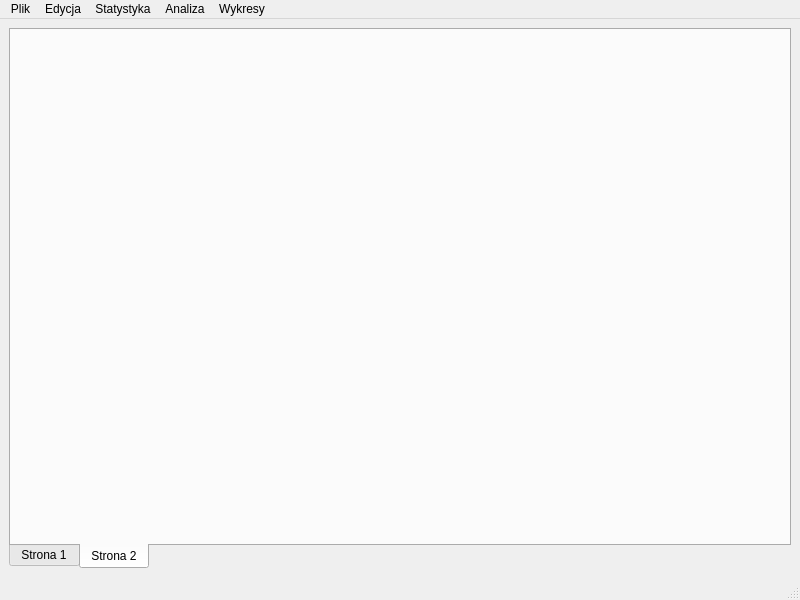
<?xml version="1.0" encoding="UTF-8"?>
<ui version="4.0">
 <class>MainWindow_data_analysis</class>
 <widget class="QMainWindow" name="MainWindow_data_analysis">
  <property name="windowModality">
   <enum>Qt::ApplicationModal</enum>
  </property>
  <property name="geometry">
   <rect>
    <x>0</x>
    <y>0</y>
    <width>800</width>
    <height>600</height>
   </rect>
  </property>
  <property name="minimumSize">
   <size>
    <width>800</width>
    <height>600</height>
   </size>
  </property>
  <property name="windowTitle">
   <string>Analizuj dane</string>
  </property>
  <property name="windowIcon">
   <iconset resource="../images/app-icon/app-icon.qrc">
    <normaloff>:/images/app-icon/dex-icon-512x512.png</normaloff>:/images/app-icon/dex-icon-512x512.png</iconset>
  </property>
  <widget class="QWidget" name="centralwidget">
   <layout class="QVBoxLayout" name="verticalLayout">
    <item>
     <widget class="QTabWidget" name="tabWidget">
      <property name="tabPosition">
       <enum>QTabWidget::South</enum>
      </property>
      <property name="currentIndex">
       <number>1</number>
      </property>
      <widget class="QWidget" name="tab">
       <attribute name="title">
        <string>Strona 1</string>
       </attribute>
      </widget>
      <widget class="QWidget" name="tab_2">
       <attribute name="title">
        <string>Strona 2</string>
       </attribute>
      </widget>
     </widget>
    </item>
   </layout>
  </widget>
  <widget class="QMenuBar" name="menubar">
   <property name="geometry">
    <rect>
     <x>0</x>
     <y>0</y>
     <width>800</width>
     <height>22</height>
    </rect>
   </property>
   <widget class="QMenu" name="menuPlik">
    <property name="title">
     <string>Plik</string>
    </property>
    <addaction name="actionZapisz"/>
    <addaction name="separator"/>
    <addaction name="actionWyjd"/>
   </widget>
   <widget class="QMenu" name="menuEdycja">
    <property name="title">
     <string>Edycja</string>
    </property>
    <addaction name="actionCofnij"/>
    <addaction name="actionPon_w"/>
   </widget>
   <widget class="QMenu" name="menuAnaliza_statystyczna">
    <property name="title">
     <string>Statystyka</string>
    </property>
   </widget>
   <widget class="QMenu" name="menuAnaliza">
    <property name="title">
     <string>Analiza</string>
    </property>
   </widget>
   <widget class="QMenu" name="menuWykres">
    <property name="title">
     <string>Wykresy</string>
    </property>
   </widget>
   <addaction name="menuPlik"/>
   <addaction name="menuEdycja"/>
   <addaction name="menuAnaliza_statystyczna"/>
   <addaction name="menuAnaliza"/>
   <addaction name="menuWykres"/>
  </widget>
  <widget class="QStatusBar" name="statusbar"/>
  <action name="actionWyjd">
   <property name="text">
    <string>Zakończ</string>
   </property>
  </action>
  <action name="actionZapisz">
   <property name="text">
    <string>Zapisz</string>
   </property>
  </action>
  <action name="actionCofnij">
   <property name="text">
    <string>Cofnij</string>
   </property>
  </action>
  <action name="actionPon_w">
   <property name="text">
    <string>Ponów</string>
   </property>
  </action>
 </widget>
 <resources>
  <include location="../images/app-icon/app-icon.qrc"/>
 </resources>
 <connections/>
</ui>
